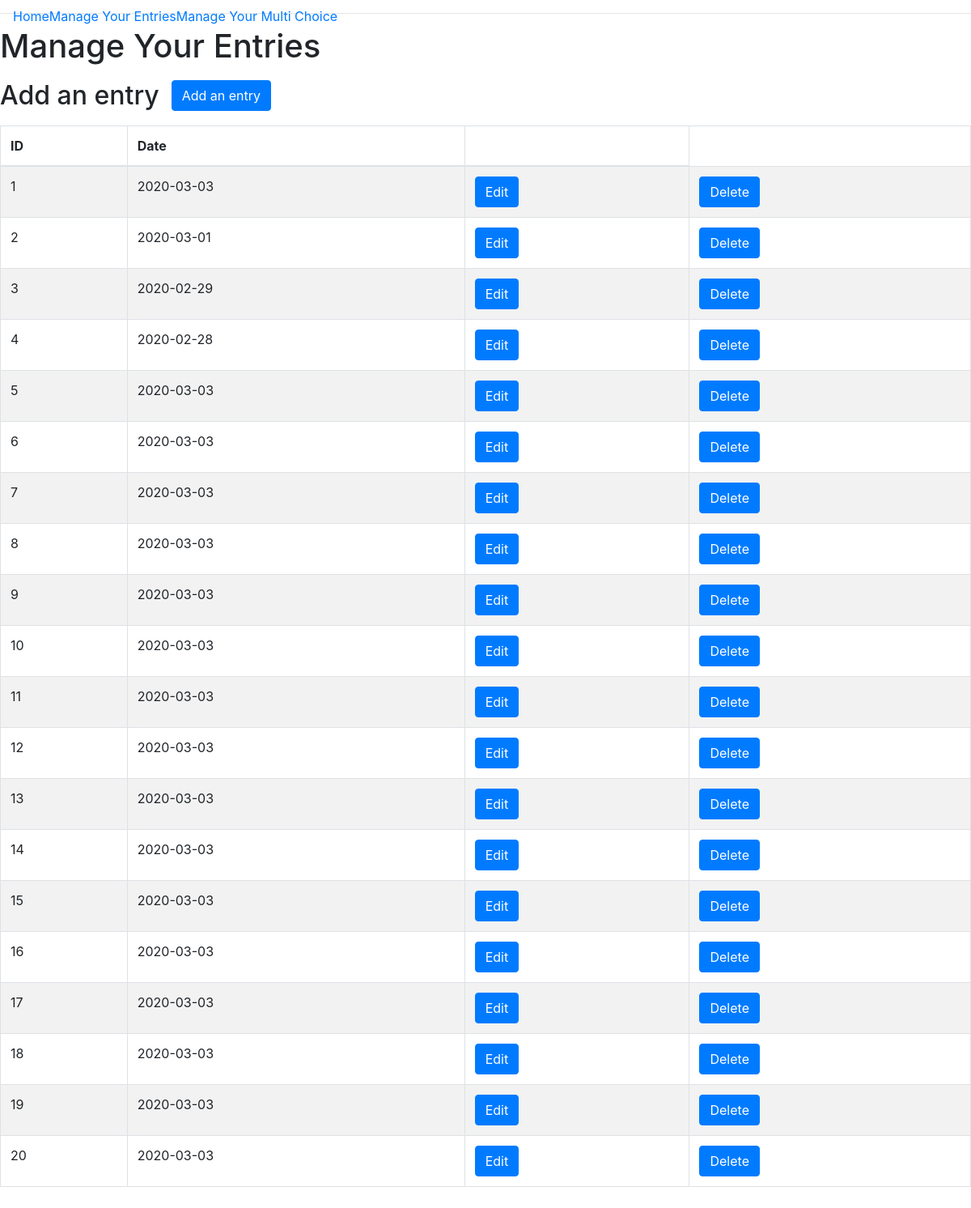
/manage, run on the app's committed database.
### app/models.py (models this page shows, shortened)
class JournalEntry(db.Model):
    id = db.Column(db.Integer, primary_key=True)
    date = db.Column(db.Date, default=datetime.datetime.now())
    steps = db.Column(db.Integer)
    description = db.Column(db.Text())
    yoga = db.Column(db.Boolean, default=False)
    running = db.Column(db.Boolean, default=False)
    user_id = db.Column(db.Integer, db.ForeignKey('user.id'))

### app/routes.py (the view)
@app.route('/manage')
def manage_entries():
    entries = JournalEntry.query.all()
    return render_template('manage.html', title="Manage Your Entries", entries=entries)

### app/templates/manage.html (shortened to what this page needs)
{% extends "base.html" %} {% block content %}
<div class='container-fluid'>
    <div class="row">
        <h1>{{title}}</h1>
    </div>
    <div class="row">
        <h2>Add an entry</h2>
        <div class="col-sm-3 add-form">
            <button type="button" class="btn btn-primary" data-toggle="modal" data-target="#myAddModal">Add an entry
            </button>
        </div>
    </div>
    <div class="row">
        <table class="table table-striped table-bordered">
            <thead>
                <th>ID</th>
                <th>Date</th>
                <th></th>
            </thead>
            <tbody>
                {% for entry in entries%}
                <tr>
                    <td>{{entry.id}}</td>
                    <td>{{entry.date}}</td>
                    <td>
                        <button type="button" class="btn btn-primary" data-toggle="modal" data-target="#myEditModal{{entry.id}}">Edit
                                </button>
                    </td>
                    <td>
                        <button type="button" class="btn btn-primary" data-toggle="modal" data-target="#myDeleteModal{{entry.id}}">Delete
                                            </button>
                    </td>
                </tr>
                {% endfor %}
            </tbody>
        </table>
    </div>
</div>
{% endblock %}

### app/static/css/styles.css (style rules this page uses)
.row { margin: 10px }

### data on the page
JournalEntry: id "1", date "2020-03-03"
JournalEntry: id "2", date "2020-03-01"
JournalEntry: id "3", date "2020-02-29"
JournalEntry: id "4", date "2020-02-28"
JournalEntry: id "5", date "2020-03-03"
JournalEntry: id "6", date "2020-03-03"
JournalEntry: id "7", date "2020-03-03"
JournalEntry: id "8", date "2020-03-03"
JournalEntry: id "9", date "2020-03-03"
JournalEntry: id "10", date "2020-03-03"
JournalEntry: id "11", date "2020-03-03"
JournalEntry: id "12", date "2020-03-03"
JournalEntry: id "13", date "2020-03-03"
JournalEntry: id "14", date "2020-03-03"
JournalEntry: id "15", date "2020-03-03"
JournalEntry: id "16", date "2020-03-03"
JournalEntry: id "17", date "2020-03-03"
JournalEntry: id "18", date "2020-03-03"
JournalEntry: id "19", date "2020-03-03"
JournalEntry: id "20", date "2020-03-03"

### other printed values
{{ title }} "Manage Your Entries"
